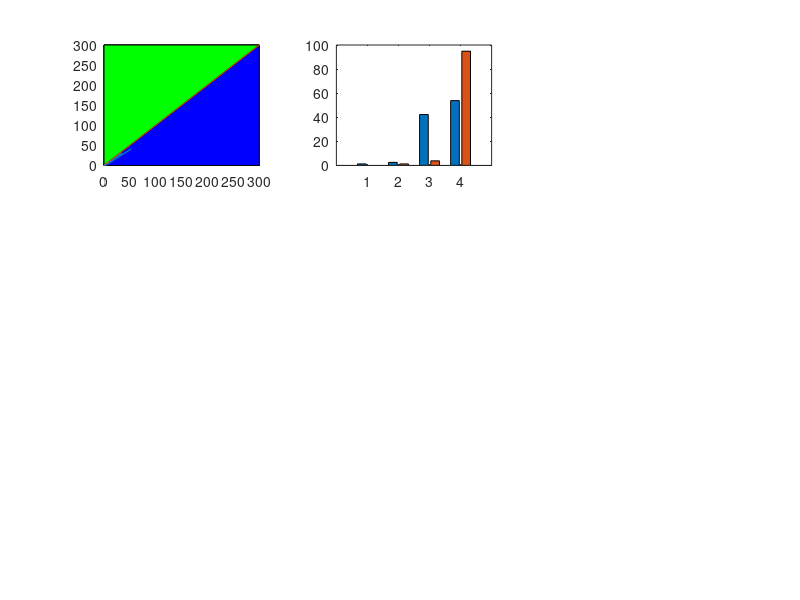

Recreate this plot in MATLAB. (Note: this script raises an error after producing the figure.)

clear
clc

load param_PertBB0_25pc_AND.mat
load param_SameSA0SB0_AND.mat

low=tri_type_lowBB0;
high=tri_type_highBB0;

nr=length(tri_type_highBB0);

for ii=1:nr

    if tri_type_lowBB0(ii)==1 
        M_state_lowBB0(ii,1)=SNB_lowBB0(ii,3)-SNB_lowBB0(ii,4);
        H_state_lowBB0(ii,1)=SNB_lowBB0(ii,3)-SNB_lowBB0(ii,2);
    elseif tri_type_lowBB0(ii)==3
        M_state_lowBB0(ii,1)=SNB_lowBB0(ii,3)-SNB_lowBB0(ii,4);
        H_state_lowBB0(ii,1)=SNB_lowBB0(ii,3)-SNB_lowBB0(ii,2);
    elseif tri_type_lowBB0(ii)==2 
        M_state_lowBB0(ii,1)=SNB_lowBB0(ii,1)-SNB_lowBB0(ii,4);
        H_state_lowBB0(ii,1)=SNB_lowBB0(ii,3)-SNB_lowBB0(ii,2);
    elseif tri_type_lowBB0(ii)==4 
        M_state_lowBB0(ii,1)=SNB_lowBB0(ii,1)-SNB_lowBB0(ii,4);
        H_state_lowBB0(ii,1)=SNB_lowBB0(ii,3)-SNB_lowBB0(ii,2);
    end


    if tri_type_highBB0(ii)==1 
        M_state_highBB0(ii,1)=SNB_highBB0(ii,3)-SNB_highBB0(ii,4);
        H_state_highBB0(ii,1)=SNB_highBB0(ii,3)-SNB_highBB0(ii,2);
    elseif tri_type_highBB0(ii)==3
        M_state_highBB0(ii,1)=SNB_highBB0(ii,3)-SNB_highBB0(ii,4);
        H_state_highBB0(ii,1)=SNB_highBB0(ii,3)-SNB_highBB0(ii,2);
    elseif tri_type_highBB0(ii)==2
        M_state_highBB0(ii,1)=SNB_highBB0(ii,1)-SNB_highBB0(ii,4);
        H_state_highBB0(ii,1)=SNB_highBB0(ii,3)-SNB_highBB0(ii,2);
    elseif tri_type_highBB0(ii)==4
        M_state_highBB0(ii,1)=SNB_highBB0(ii,1)-SNB_highBB0(ii,4);
        H_state_highBB0(ii,1)=SNB_highBB0(ii,3)-SNB_highBB0(ii,2);
    end

end

low_types=[sum(low==1),sum(low==2),sum(low==3),sum(low==4)];
low_pc=low_types.*100./sum(low_types);

high_types=[sum(high==1),sum(high==2),sum(high==3),sum(high==4)];
high_pc=high_types.*100./sum(high_types);


low_norm_h = H_state_lowBB0./H_state_lowBB0;
high_norm_h = H_state_highBB0./H_state_lowBB0;

lowx_h_high_gt = find(high_norm_h>1);
lowx_h_high_lt = find(high_norm_h<1);
lowx_h_high_eq = find(high_norm_h==1);
tot_h=length(lowx_h_high_gt)+length(lowx_h_high_lt)+length(lowx_h_high_eq);


figure(10)
subplot(3,3,1)

% Define the vertices of the triangle
x1 = [0, 300, 300];
y1 = [0, 0, 300];

% Plot the vertices

plot(x1, y1, 'k-'); % Plot the lines connecting the vertices


fill(x1, y1, 'b'); % Fill the triangle with blue color
hold on

% Define the vertices of the triangle
x2 = [0, 0, 300];
y2 = [0, 300, 300];


plot(x2, y2, 'k-'); % Plot the lines connecting the vertices


fill(x2, y2, 'g'); % Fill the triangle with blue color
hold on

plot(H_state_lowBB0,H_state_highBB0)
hold on
plot([1,300],[1,300])

hstate_cont=([length(lowx_h_high_gt),length(lowx_h_high_lt),length(lowx_h_high_eq)].*100./tot_h)



subplot(3,3,2)
bar([low_pc;high_pc]')

text(1:length(low_pc),low_pc,num2str(low_pc'),'vert','bottom','horiz','center','Rotation',90); 


text(1:length(high_pc),high_pc,num2str(high_pc'),'vert','bottom','horiz','center','Rotation',90); 


set(gca, 'XTickLabel',{'2U2D','1U2D','2U1D','1U1D'})

SNB_OG = SNB(nrr,:);


diff_OG_high = SNB_OG-SNB_highBB0;

pc_moved_high = diff_OG_high.*100./SNB_OG;

avg_pc_moved_high = mean(pc_moved_high);


std_err_high = std(pc_moved_high) ./ sqrt(size(pc_moved_high, 1));

custom_colors = ['r', 'g', 'b','yellow'];


subplot(3,3,3)
bar(avg_pc_moved_high, 'FaceColor', 'flat');
for i = 1:numel(avg_pc_moved_high)
    c = custom_colors(i);
    barh(i, avg_pc_moved_high(i), 'FaceColor', c);
    hold on;
    %errorbar(i, avg_pc_moved_high(i), std_err_high(i), 'k', 'LineWidth', 1);
    errorbar(avg_pc_moved_high(i), i, std_err_high(i), 'horizontal', 'Color', 'k');
end
hold off;

% Reverse the x-axis
set(gca, 'XDir', 'reverse');
